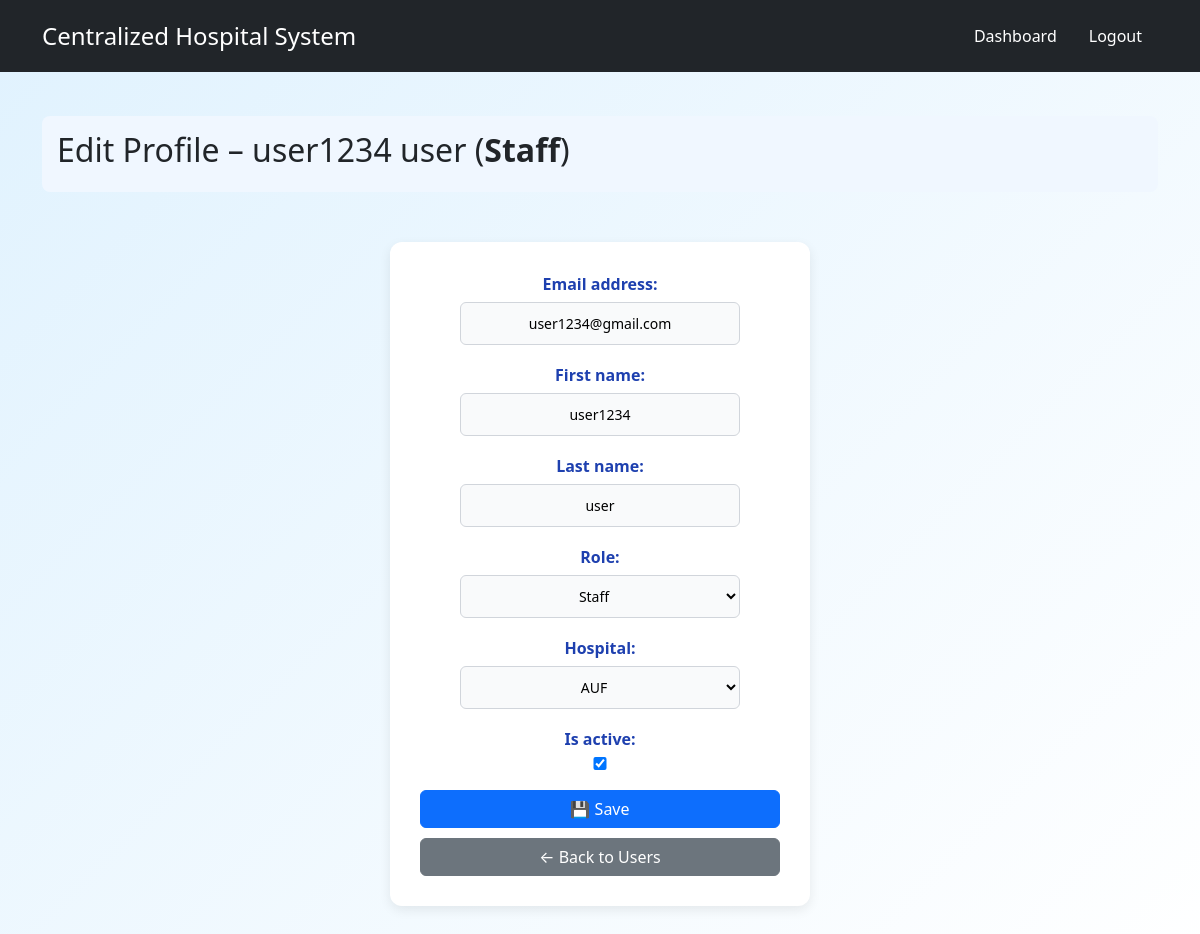
The app's page /accounts/profile/15/edit/ (signed in) with its own data.
### accounts/models.py (models this page shows, shortened)
class CustomUser(AbstractBaseUser, PermissionsMixin):
    email = models.EmailField(_('email address'), unique=True)
    first_name = models.CharField(_('first name'), max_length=150, blank=True)
    last_name = models.CharField(_('last name'), max_length=150, blank=True)
    is_staff = models.BooleanField(default=False)
    is_active = models.BooleanField(default=True)
    date_joined = models.DateTimeField(default=timezone.now)
    role = models.CharField(_('role'), max_length=50, choices=[
        ('Admin', 'Admin'),
        ('Staff', 'Staff'),
        ('Patient', 'Patient')
    ])
    hospital = models.ForeignKey(Hospital, on_delete=models.SET_NULL, null=True, blank=True, related_name='hospital')
    objects = CustomUserManager()
    USERNAME_FIELD = 'email'
    REQUIRED_FIELDS = ['first_name', 'last_name']

### accounts/decorators.py (the view)
        def wrapper(request, *args, **kwargs):
            if not request.user.is_authenticated:
                return HttpResponseForbidden("You must be logged in.")
            if request.user.role not in roles:
                return HttpResponseForbidden("You do not have permission to access this page.")
            return view_func(request, *args, **kwargs)

### accounts/forms.py
class UserProfileForm(forms.ModelForm):
    password = None  # hide password field
    class Meta:
        model = CustomUser
        fields = ['email', 'first_name', 'last_name', 'role', 'hospital', 'is_active']

### accounts/views.py (called while the page is built)
@role_required('Admin')
def profile_update(request, pk):
    user_obj = get_object_or_404(CustomUser, pk=pk)
    form = UserProfileForm(request.POST or None, instance=user_obj)
    if request.method == 'POST' and form.is_valid():
        form.save()
        if user_obj.hospital:
            return redirect(f"{reverse('accounts:user_list')}?hospital_id={user_obj.hospital.id}")
        return redirect('accounts:user_list')
    return render(request, 'accounts/profile_form.html', {
        'form': form,
        'edit_user': user_obj
    })

### hospitals/models.py (called while the page is built)
    def __str__(self):
        return self.name

### accounts/templates/accounts/profile_form.html (shortened to what this page needs)
{% extends "base.html" %}
{% block content %}
<div class="page-header">
  <h2>
    {% if edit_user %}
      Edit Profile – {{ edit_user.first_name }} {{ edit_user.last_name }} (<strong>{{ edit_user.role }}</strong>)
    {% else %}
      Edit My Profile
    {% endif %}
  </h2>
</div>
<div class="form-container">
  <form method="post">
    {% for field in form %}
      <div class="form-group">
        {{ field.label_tag }}
        {{ field }}
      </div>
    {% endfor %}
    <div class="form-actions">
      <button type="submit" class="btn btn-primary">💾 Save</button>
      {% if edit_user and edit_user.hospital %}
        <a href="{% url 'accounts:user_list' %}?hospital_id={{ edit_user.hospital.id }}"
           class="btn btn-secondary">← Back to Users</a>
      {% else %}
        <a href="{% url 'accounts:admin_dashboard' %}" class="btn btn-secondary">← Back to Dashboard</a>
      {% endif %}
    </div>
  </form>
</div>
{% endblock %}

### static_my_project/css/styles.css (style rules this page uses)
body { font-family: Arial, sans-serif; background-color: #e6f0fa; margin: 0; padding: 0; color: #111827; }
h1, h2, h3, h4 { margin: 0 0 15px; font-weight: 600; }
.page-header { display: flex; justify-content: space-between; align-items: center; margin-bottom: 20px; background-color: #f0f7ff; padding: 15px; border-radius: 8px; }
.btn { display: inline-block; padding: 8px 14px; font-size: 14px; border-radius: 6px; text-decoration: none; transition: 0.2s; cursor: pointer; border: none; }
.btn-primary { background: #2563eb; color: #fff; }
.btn-secondary { background: #6b7280; color: #fff; }
.form-container { max-width: 420px; margin: 50px auto; background: #ffffff; padding: 30px; border-radius: 12px; box-shadow: 0 4px 12px rgba(0,0,0,0.08); }
.form-group { margin-bottom: 18px; display: flex; flex-direction: column; align-items: center; }
.form-group label { font-weight: 600; margin-bottom: 6px; color: #1e40af; text-align: center; }
.form-group input, .form-group select { width: 100%; max-width: 280px; padding: 10px; border: 1px solid #d1d5db; border-radius: 6px; font-size: 14px; text-align: center; background: #f9fafb; }
.form-actions { margin-top: 20px; display: flex; flex-direction: column; gap: 10px; }
.form-actions .btn { width: 100%; }
body::before { content: ""; position: fixed; top: 0; left: 0; width: 100%; height: 100%; background: linear-gradient(135deg, #e0f2fe 0%, #ffffff 100%); z-index: -1; }

### records on screen
CustomUser: first_name "user1234", last_name "user", role "Staff", form "user1234@gmail.com" "user1234" "user" "Staff" "AUF" "☑"

### other values on screen
{{ field.label_tag }} "Email address:" "First name:" "Last name:" "Role:" "Hospital:" "Is active:"
